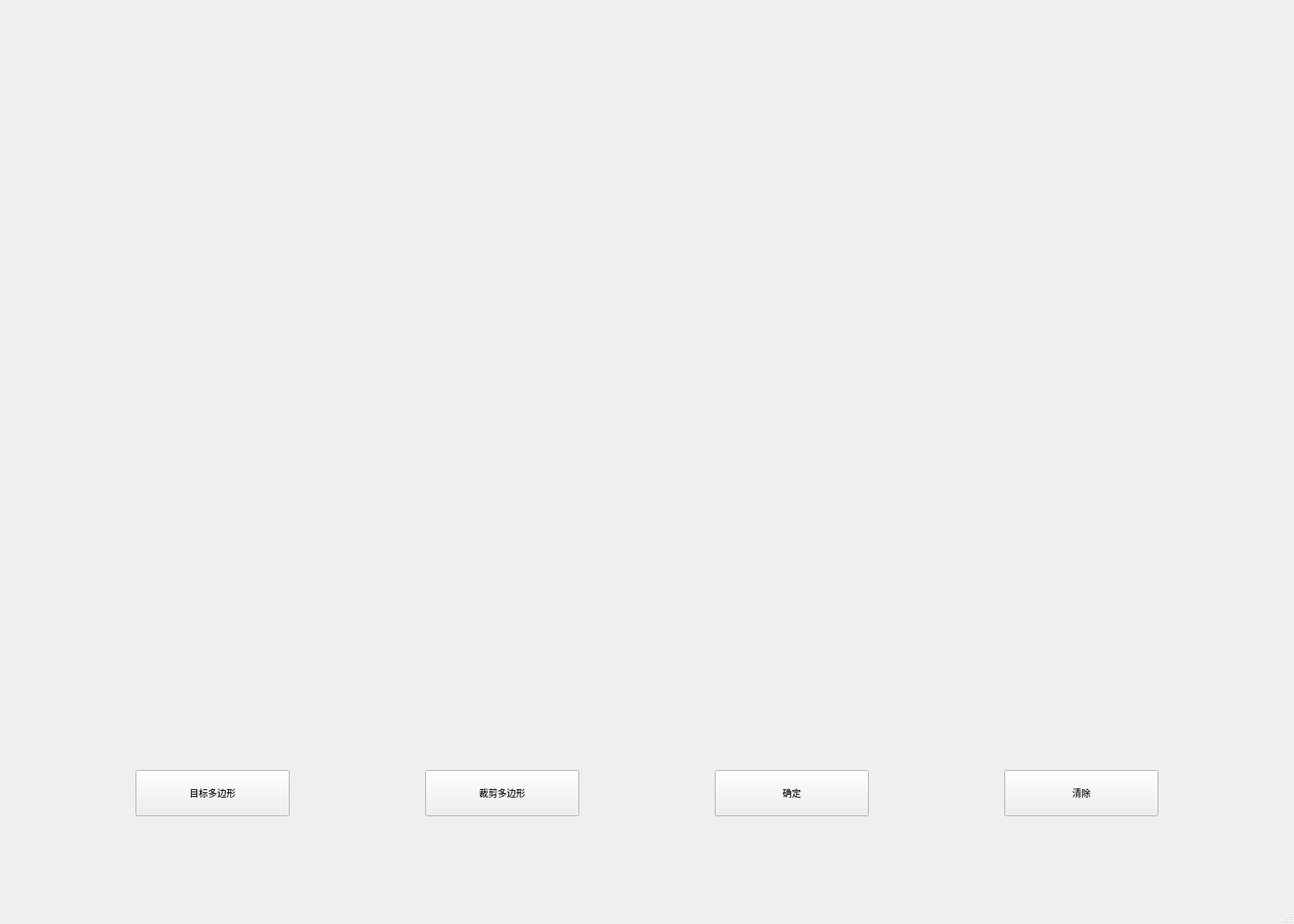
<?xml version="1.0" encoding="UTF-8"?>
<ui version="4.0">
 <class>MainWindow</class>
 <widget class="QMainWindow" name="MainWindow">
  <property name="geometry">
   <rect>
    <x>0</x>
    <y>0</y>
    <width>1680</width>
    <height>1200</height>
   </rect>
  </property>
  <property name="windowTitle">
   <string>MainWindow</string>
  </property>
  <widget class="QWidget" name="centralwidget">
   <widget class="QPushButton" name="pushButton_scissor">
    <property name="geometry">
     <rect>
      <x>552</x>
      <y>1000</y>
      <width>200</width>
      <height>60</height>
     </rect>
    </property>
    <property name="text">
     <string>裁剪多边形</string>
    </property>
   </widget>
   <widget class="QPushButton" name="pushButton_source">
    <property name="geometry">
     <rect>
      <x>176</x>
      <y>1000</y>
      <width>200</width>
      <height>60</height>
     </rect>
    </property>
    <property name="text">
     <string>目标多边形</string>
    </property>
   </widget>
   <widget class="QPushButton" name="pushButton_save">
    <property name="geometry">
     <rect>
      <x>928</x>
      <y>1000</y>
      <width>200</width>
      <height>60</height>
     </rect>
    </property>
    <property name="text">
     <string>确定</string>
    </property>
   </widget>
   <widget class="QPushButton" name="pushButton_clean">
    <property name="geometry">
     <rect>
      <x>1304</x>
      <y>1000</y>
      <width>200</width>
      <height>60</height>
     </rect>
    </property>
    <property name="text">
     <string>清除</string>
    </property>
   </widget>
  </widget>
  <widget class="QMenuBar" name="menubar">
   <property name="geometry">
    <rect>
     <x>0</x>
     <y>0</y>
     <width>1680</width>
     <height>22</height>
    </rect>
   </property>
  </widget>
  <widget class="QStatusBar" name="statusbar"/>
 </widget>
 <resources/>
 <connections/>
</ui>
